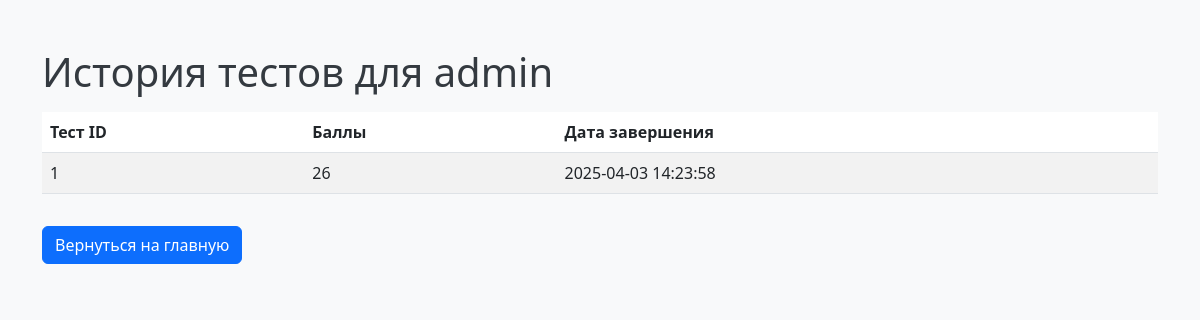
Page /history/admin (signed in) on the committed database.
### models.py (models this page shows)
class Result(db.Model):
    __tablename__ = 'results'
    id = db.Column(db.Integer, primary_key=True)
    user = db.Column(db.String(50), nullable=False)  # Можно здесь сохранять username
    test_id = db.Column(db.Integer, db.ForeignKey('tests.id', ondelete='CASCADE'), nullable=False)
    score = db.Column(db.Integer, default=0)
    date_completed = db.Column(db.DateTime, default=datetime.utcnow)
    details = db.relationship(
        'ResultDetail',
        backref='result',
        cascade="all, delete-orphan"
    )

### app.py (the view)
@app.route('/history/<username>')
@login_required
def history(username):
    results = Result.query.filter_by(user=username).all()
    return render_template('history.html', results=results, username=username)

### app.py (called while the page is built)
@app.before_request
def check_user_auth():
    allowed_routes = ['login', 'register', 'admin_login', 'static', 'about']
    if request.endpoint in allowed_routes:
        return
    if 'user_id' in session:
        user = db.session.get(User, session['user_id'])
        if not user:
            session.clear()
            flash("Пользователь не найден, пожалуйста, войдите заново.", "error")
            return redirect(url_for('login'))
        if 'login_time' in session and session['login_time'] < SERVER_START_TIME:
            session.clear()
            flash("Пожалуйста, войдите заново.", "error")
            return redirect(url_for('login'))
    else:
        flash("Пожалуйста, войдите в систему.", "error")
        return redirect(url_for('login'))

@app.before_request
def check_if_banned():
    allowed_routes = ['logout', 'banned']
    if current_user.is_authenticated and current_user.is_banned:
        if request.endpoint is None or (request.endpoint not in allowed_routes and not request.endpoint.startswith('static')):
            return redirect(url_for('banned'))

def login_required(f):
    @wraps(f)
    def decorated_function(*args, **kwargs):
        if 'user_id' not in session:
            flash("Пожалуйста, войдите в систему для доступа к этой странице", "error")
            return redirect(url_for('login'))
        return f(*args, **kwargs)
    return decorated_function

@app.context_processor
def inject_registration_status():
    return dict(registration_open=registration_open)

@login_manager.user_loader
def load_user(user_id):
    return User.query.get(int(user_id))

### templates/history.html (shortened to what this page needs)
<!DOCTYPE html>
<html lang="ru">
<head>
    <link href="https://cdn.jsdelivr.net/npm/bootstrap@5.3.0/dist/css/bootstrap.min.css" rel="stylesheet">
    <link rel="stylesheet" href="{{ url_for('static', filename='styles.css') }}">
</head>
<body>
    <div class="container">
        <h1 class="mt-5">История тестов для {{ username }}</h1>
        <table class="table table-striped mt-3">
            <thead>
                <tr>
                    <th>Тест ID</th>
                    <th>Баллы</th>
                    <th>Дата завершения</th>
                </tr>
            </thead>
            <tbody>
                {% for result in results %}
                <tr>
                    <td>{{ result.test_id }}</td>
                    <td>{{ result.score }}</td>
                    <td>{{ result.date_completed.strftime('%Y-%m-%d %H:%M:%S') }}</td>
                </tr>
                {% endfor %}
            </tbody>
        </table>
        <a href="{{ url_for('index') }}" class="btn btn-primary mt-3">Вернуться на главную</a>
    </div>
</body>
</html>

### static/styles.css (style rules this page uses)
body { background-color: #f8f9fa; }
h1, h4 { color: #343a40; }
.container { margin-top: 20px; }
.btn { margin-right: 5px; }

### rows in the picture
Result: test_id "1", score "26", date_completed "2025-04-03 14:23:58"

### other values in the picture
{{ username }} "admin"
